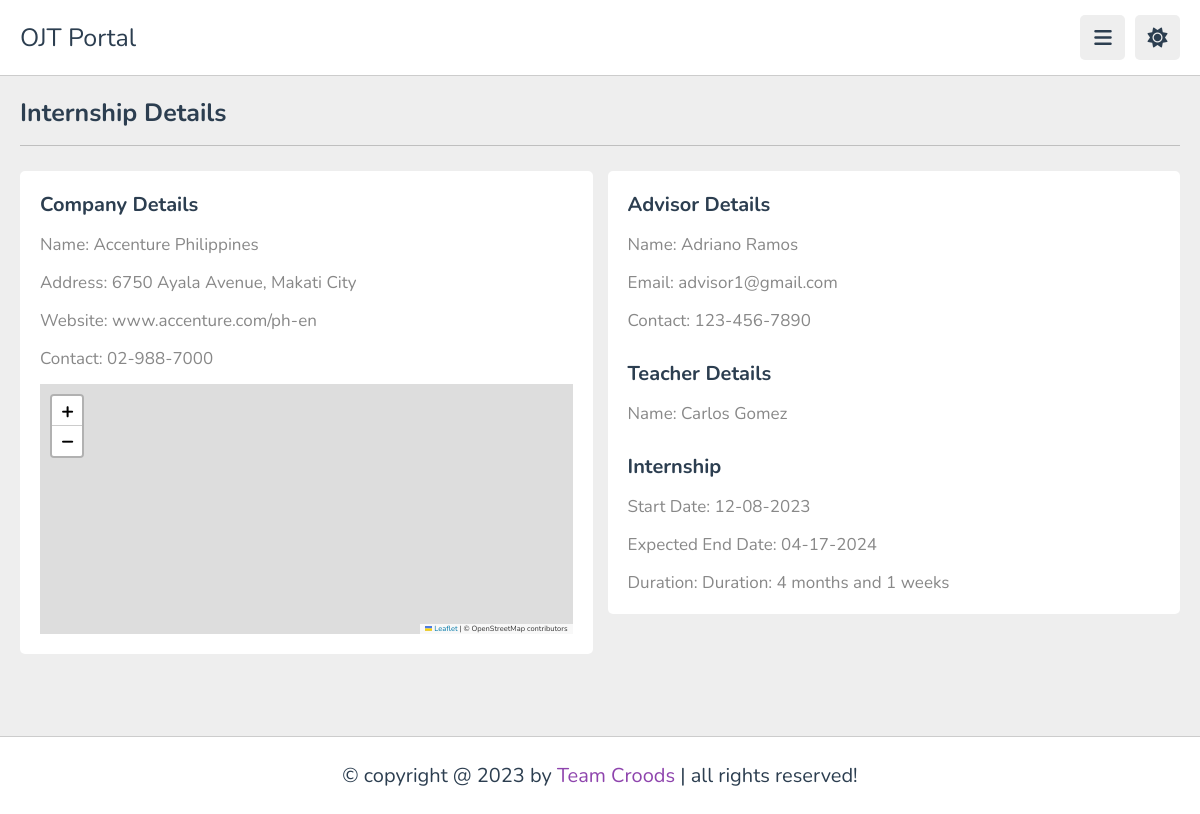
The app's page /student/internship-details.php (signed in) with its own data.
### tables this page shows
CREATE TABLE IF NOT EXISTS `company` (
  `companyID` int NOT NULL AUTO_INCREMENT,
  `companyName` varchar(255) NOT NULL,
  `companyAddress` varchar(255) NOT NULL,
  `website` varchar(50) NOT NULL,
  `contact` varchar(50) NOT NULL,
  PRIMARY KEY (`companyID`)
);

CREATE TABLE IF NOT EXISTS `advisor` (
  `advisorId` int NOT NULL AUTO_INCREMENT,
  `firstName` varchar(50) NOT NULL,
  `lastName` varchar(50) NOT NULL,
  `email` varchar(50) NOT NULL,
  `contact` varchar(15) NOT NULL,
  PRIMARY KEY (`advisorId`)
);

CREATE TABLE IF NOT EXISTS `teacher` (
  `teacherId` int NOT NULL,
  `userId` int NOT NULL,
  `firstName` varchar(255) NOT NULL,
  `lastName` varchar(255) NOT NULL,
  PRIMARY KEY (`teacherId`),
  KEY `userId_advisor` (`userId`)
);

CREATE TABLE IF NOT EXISTS `internship` (
  `internshipId` int NOT NULL AUTO_INCREMENT,
  `studentId` int NOT NULL,
  `companyId` int NOT NULL,
  `teacherId` int NOT NULL,
  `advisorId` int NOT NULL,
  `dateStarted` date NOT NULL,
  `dateEnded` date NOT NULL,
  PRIMARY KEY (`internshipId`),
  KEY `internship_companyId` (`companyId`),
  KEY `internship_advisorId` (`advisorId`),
  KEY `internship_teacherId` (`teacherId`),
  KEY `studentId` (`studentId`)
);

### student/internship-details.php (the view, shortened to what this page needs)
<?php
   require "../database/database.php";
   $userId = $_SESSION['userID'];
   $companyNameQuery = $db->prepare("SELECT c.companyName
      FROM internship AS i
      JOIN company AS c ON i.companyId = c.companyID
      JOIN student AS s ON i.studentId = s.studentId
      WHERE s.userId = ?
   ");
   $companyNameQuery->bind_param("i", $userId);
   $companyNameQuery->execute();
   $companyNameResult = $companyNameQuery->get_result();
   if ($companyNameResult->num_rows > 0) {
      $companyNameRow = $companyNameResult->fetch_assoc();
      $companyName = $companyNameRow['companyName'];
   } else {
      $companyName = "No data found";
   }
   $companyAddressQuery = $db->prepare("SELECT c.companyAddress
      FROM internship AS i
      JOIN company AS c ON i.companyId = c.companyID
      JOIN student AS s ON i.studentId = s.studentId
      WHERE s.userId = ?
   ");
   $companyAddressQuery->bind_param("i", $userId);
   $companyAddressQuery->execute();
   $companyAddressResult = $companyAddressQuery->get_result();
   if ($companyAddressResult->num_rows > 0) {
      $companyAddressRow = $companyAddressResult->fetch_assoc();
      $companyAddress = $companyAddressRow['companyAddress'];
   } else {
      $companyAddress = "No data found";
   }
   $companyWebsiteQuery = $db->prepare("SELECT c.website
      FROM internship AS i
      JOIN company AS c ON i.companyId = c.companyID
      JOIN student AS s ON i.studentId = s.studentId
      WHERE s.userId = ?
   ");
   $companyWebsiteQuery->bind_param("i", $userId);
   $companyWebsiteQuery->execute();
   $companyWebsiteResult = $companyWebsiteQuery->get_result();
   if ($companyWebsiteResult->num_rows > 0) {
      $companyWebsiteRow = $companyWebsiteResult->fetch_assoc();
      $companyWebsite = $companyWebsiteRow['website'];
   } else {
      $companyWebsite = "No data found";
   }
   $companyContactQuery = $db->prepare("SELECT c.contact
      FROM internship AS i
      JOIN company AS c ON i.companyId = c.companyID
      JOIN student AS s ON i.studentId = s.studentId
      WHERE s.userId = ?
   ");
   $companyContactQuery->bind_param("i", $userId);
   $companyContactQuery->execute();
   $companyContactResult = $companyContactQuery->get_result();
   if ($companyContactResult->num_rows > 0) {
      $companyContactRow = $companyContactResult->fetch_assoc();
      $companyContact = $companyContactRow['contact'];
   } else {
      $companyContact = "No data found";
   }
   $advisorNameQuery = $db->prepare("SELECT adv.firstName, adv.lastName
   FROM internship AS i
   JOIN advisor AS adv ON i.advisorId = adv.advisorId
   JOIN student AS s ON i.studentId = s.studentId
   WHERE s.userId = ?
   ");
   $advisorNameQuery->bind_param("i", $userId);
   $advisorNameQuery->execute();
   $advisorNameResult = $advisorNameQuery->get_result();
   if ($advisorNameResult->num_rows > 0) {
      $advisorNameRow = $advisorNameResult->fetch_assoc();
      $advisorName = $advisorNameRow['firstName'] . ' ' . $advisorNameRow['lastName'];
   } else {
      $advisorName = "No advisor found";
   }
   $advisorEmailQuery = $db->prepare("SELECT adv.email
   FROM internship AS i
   JOIN advisor AS adv ON i.advisorId = adv.advisorId
   JOIN student AS s ON i.studentId = s.studentId
   WHERE s.userId = ?
   ");
   $advisorEmailQuery->bind_param("i", $userId);
   $advisorEmailQuery->execute();
   $advisorEmailResult = $advisorEmailQuery->get_result();
   if ($advisorEmailResult->num_rows > 0) {
      $advisorEmailRow = $advisorEmailResult->fetch_assoc();
      $advisorEmail = $advisorEmailRow['email'];
   } else {
      $advisorEmail = "No email found";
   }
   $advisorContactQuery = $db->prepare("SELECT adv.contact
   FROM internship AS i
   JOIN advisor AS adv ON i.advisorId = adv.advisorId
   JOIN student AS s ON i.studentId = s.studentId
   WHERE s.userId = ?
   ");
   $advisorContactQuery->bind_param("i", $userId);
   $advisorContactQuery->execute();
   $advisorContactResult = $advisorContactQuery->get_result();
   if ($advisorContactResult->num_rows > 0) {
      $advisorContactRow = $advisorContactResult->fetch_assoc();
      $advisorContact = $advisorContactRow['contact'];
   } else {
      $advisorContact = "No contact found";
   }
   $dateStartedQuery = $db->prepare("SELECT i.dateStarted
   FROM internship AS i
   JOIN student AS s ON i.studentId = s.studentId
   WHERE s.userId = ?
   ");
   $dateStartedQuery->bind_param("i", $userId);
   $dateStartedQuery->execute();
   $dateStartedResult = $dateStartedQuery->get_result();
   if ($dateStartedResult->num_rows > 0) {
   $dateStartedRow = $dateStartedResult->fetch_assoc();
   $dateStarted = $dateStartedRow['dateStarted'];
   } else {
   $dateStarted = "No start date found";
   }
   $dateEndedQuery = $db->prepare("SELECT i.dateEnded
   FROM internship AS i
   JOIN student AS s ON i.studentId = s.studentId
   WHERE s.userId = ?
   ");
   $dateEndedQuery->bind_param("i", $userId);
   $dateEndedQuery->execute();
   $dateEndedResult = $dateEndedQuery->get_result();
   if ($dateEndedResult->num_rows > 0) {
   $dateEndedRow = $dateEndedResult->fetch_assoc();
   $dateEnded = $dateEndedRow['dateEnded'];
   } else {
   $dateEnded = "No end date found";
   }
   if ($dateStarted != "No start date found") {
      $dateStarted = new DateTime($dateStarted);
   }
   if ($dateEnded != "No end date found") {
      $dateEnded = new DateTime($dateEnded);
   }
   if ($dateStarted != "No start date found" and $dateEnded != "No end date found") {
      $interval = $dateStarted->diff($dateEnded);
      $months = $interval->m + 12 * $interval->y;
      $weeks = floor($interval->d / 7);
   } else {
      $interval = "?";
      $months = "?";
      $weeks = "?";
   }
   $teacherNameQuery = $db->prepare("
    SELECT t.firstName, t.lastName
    FROM internship AS i
    JOIN student AS s ON i.studentId = s.studentId
    JOIN teacher AS t ON i.teacherId = t.teacherId
    WHERE s.userId = ?
   ");
   $teacherNameQuery->bind_param("i", $userId);
   $teacherNameQuery->execute();
   $teacherNameResult = $teacherNameQuery->get_result();
   if ($teacherNameResult->num_rows > 0) {
      $teacherNameRow = $teacherNameResult->fetch_assoc();
      $teacherName = $teacherNameRow['firstName'] . ' ' . $teacherNameRow['lastName'];
   } else {
      $teacherName = "No teacher found";
   }
?>
<!DOCTYPE html>
<html lang="en">
<head>
   <link rel="stylesheet" href="https://cdnjs.cloudflare.com/ajax/libs/font-awesome/6.1.2/css/all.min.css">
   <link rel="stylesheet" href="../public/css/style.css">
   <link rel="stylesheet" href="https://unpkg.com/leaflet@1.9.4/dist/leaflet.css"
/>
</head>
<body>
<header class="header">
   <section class="flex">
      <a href="index.html" class="logo">OJT Portal</a>
      <div class="icons">
         <div id="menu-btn" class="fas fa-bars"></div>
         <div id="toggle-btn" class="fas fa-sun"></div>
      </div>
   </section>
</header>
<section class="home-grid">
   <h1 class="heading">Internship Details</h1>
   <div class="box-container">
      <div class="rectangle">
         <h3 class="title">Company Details</h3>
         <p class="requirements">Name: <span><?php echo $companyName ?></span></p>
         <p class="requirements">Address: <span><?php echo $companyAddress ?></span></p>
         <p class="requirements">Website: <span><?php echo $companyWebsite ?></span></p>
         <p class="requirements">Contact: <span><?php echo $companyContact ?></span></p>
         <br>
         <div id="map">
         </div>
      </div>
      <div class="rectangle">
         <h3 class="title">Advisor Details</h3>
         <p class="requirements">Name: <span><?php echo $advisorName ?></span></p>
         <p class="requirements">Email: <span><?php echo $advisorEmail ?></span></p>
         <p class="requirements">Contact: <span><?php echo $advisorContact ?></span></p>
         <br>
         <br>
         <h3 class="title">Teacher Details</h3>
         <p class="requirements">Name: <span><?php echo $teacherName ?></span></p>
         <br>
         <br>
         <h3 class="title">Internship</h3>
         <p class="requirements">Start Date: <span>
            <?php
            if ($dateStarted != "No start date found") {
            echo $dateStarted->format('m-d-Y');
            } else {
               echo $dateStarted;
            }
            ?></span></p>
         <p class="requirements">Expected End Date: <span>
            <?php
            if ($dateEnded != "No end date found") {
            echo $dateEnded->format('m-d-Y');
            } else {
               echo $dateEnded;
            } ?></span></p>
         <p class="requirements">Duration: <span><?php echo "Duration: " . $months . " months and " . $weeks . " weeks"; ?></span></p>
      </div>
</section>
<footer class="footer">
   &copy; copyright @ 2023 by <span>Team Croods</span> | all rights reserved!
</footer>
</body>
</html>

### public/css/style.css (style rules this page uses)
:root { --main-color:#8e44ad; --red:#e74c3c; --orange:#f39c12; --light-color:#888; --light-bg:#eee; --black:#2c3e50; --white:#fff; --border:.1rem solid rgba(0,0,0,.2); }
* { font-family: 'Nunito', sans-serif; margin:0; padding:0; box-sizing: border-box; outline: none; border:none; text-decoration: none; }
html { font-size: 62.5%; overflow-x: hidden; }
body { background-color: var(--light-bg); padding-left: 30rem; }
section { padding:2rem; margin: 0 auto; max-width: 1200px; }
.heading { font-size: 2.5rem; color:var(--black); margin-bottom: 2.5rem; border-bottom: var(--border); padding-bottom: 1.5rem; text-transform: capitalize; }
.header { position: sticky; top:0; left:0; right: 0; background-color: var(--white); z-index: 1000; border-bottom: var(--border); }
.header .flex { display: flex; align-items: center; justify-content: space-between; position: relative; padding: 1.5rem 2rem; }
.header .flex .logo { font-size: 2.5rem; color: var(--black); }
.header .flex .icons div { font-size: 2rem; color:var(--black); background-color: var(--light-bg); border-radius: .5rem; height: 4.5rem; width: 4.5rem; line-height: 4.5rem; cursor: pointer; text-align: center; margin-left: .7rem; }
.home-grid .box-container { display: grid; grid-template-columns: repeat(auto-fit, minmax(30rem, 1fr)); gap: 1.5rem; justify-content: center; align-items: flex-start; }
.home-grid .box-container .rectangle { background-color: var(--white); border-radius: .5rem; padding: 2rem; width: 60rem; height: 46; max-width: 100%; }
.home-grid .box-container .rectangle .title { font-size: 2rem; color: var(--black); text-transform: capitalize; }
.home-grid .box-container .requirements { color:var(--light-color); font-size: 1.7rem; margin-top: 1.5rem; }
#map { height: 250px; }
.footer { background-color: var(--white); border-top: var(--border); position: sticky; bottom: 0; left: 0; right: 0; text-align: center; font-size: 2rem; padding:2.5rem 2rem; color:var(--black); margin-top: 1rem; z-index: 1000; }
.footer span { color:var(--main-color); }
.user-profile, section.reports, section.home-grid { min-height: 550px; height: 650px; }
@media (max-width:1200px) { body { padding-left: 0; } }

### records on screen
company: companyName "Accenture Philippines", companyAddress "6750 Ayala Avenue, Makati City", website "www.accenture.com/ph-en", contact "02-988-7000"
advisor: advisorName "Adriano Ramos", email "advisor1@gmail.com", contact "123-456-7890"
teacher: teacherName "Carlos Gomez"
internship: dateStarted "12-08-2023", dateEnded "04-17-2024", months "4", weeks "1"
